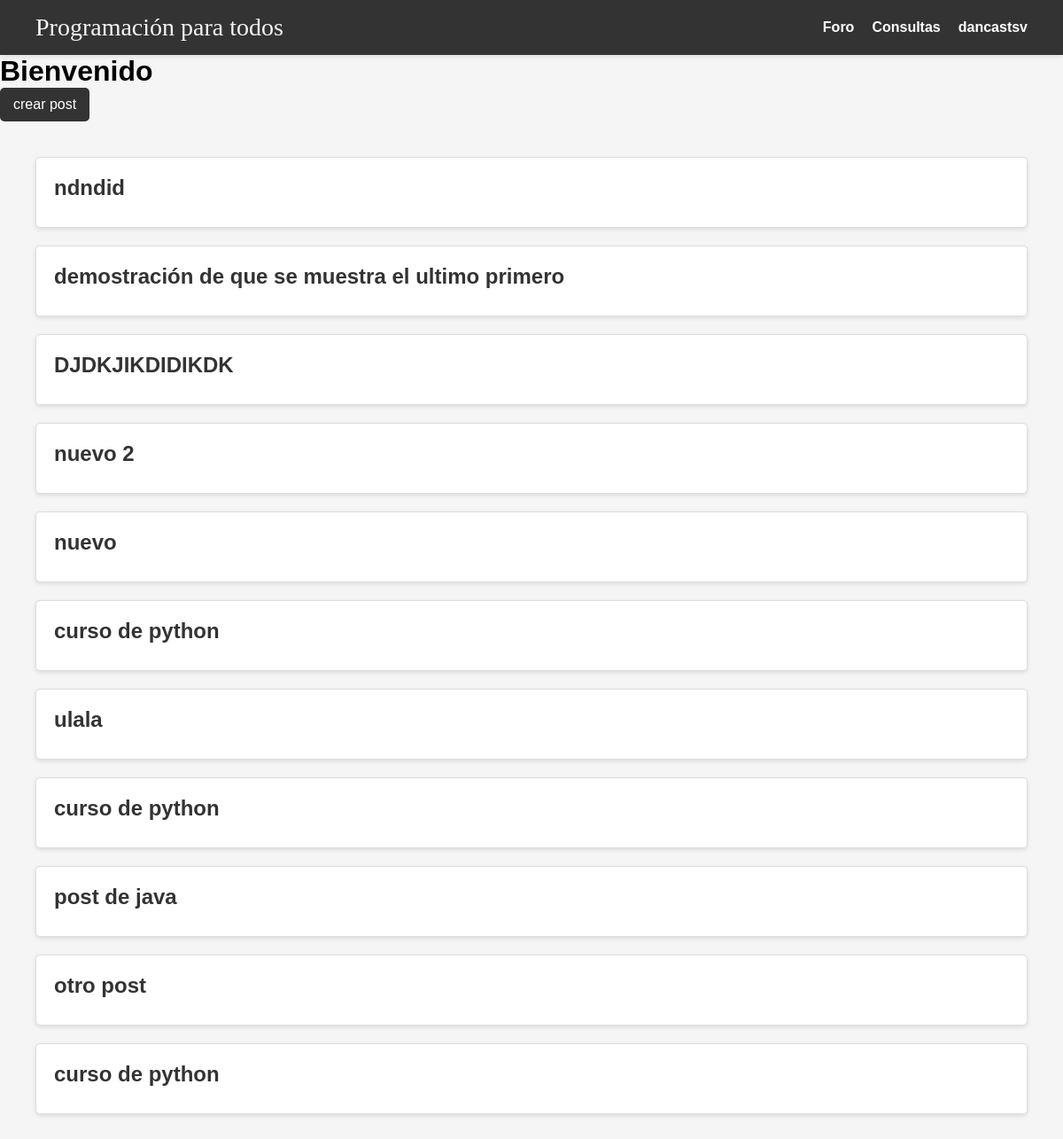
/foro/ (signed in), run on an earlier commit of the app's database.
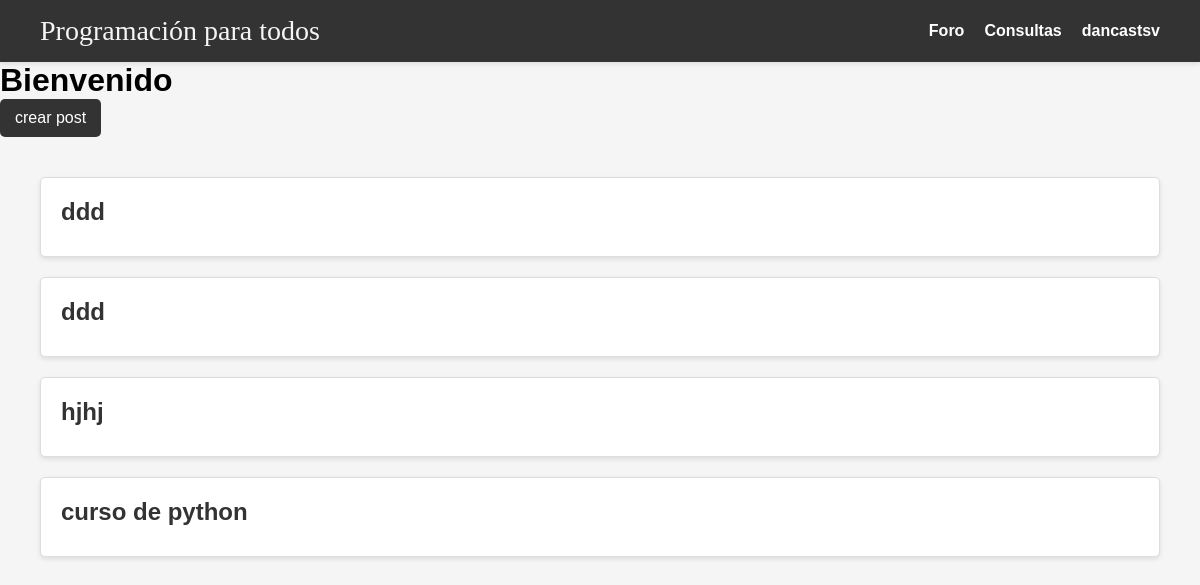
And on a later commit of the database.
### forum/models.py (models this page shows, shortened)
class Post(models.Model):
    title = models.CharField(max_length=100)
    slug = models.SlugField()
    created_on = models.DateTimeField(auto_now_add=True)
    content = models.TextField()
    likes = models.PositiveIntegerField(default=0)  # Agrega el campo likes

### forum/views.py (the view)
# urls.py: path('foro/', views.foro, name='foro'),
@login_required
def foro(request):
    post = Post.objects.all().order_by('-id')#hace que el post se muestre de manera ordenada
    return render(request, 'foro.html',{'post':post})

### forum/templates/foro.html (shortened to what this page needs)
{%load static%}
<!DOCTYPE html>
<html lang="es">
<head>
  <link rel="stylesheet" href="{% static 'css/foro.css' %}">
</head>
<body>
  <nav class="navbar">
    <div class="logo"><a href="{%url 'inicio'%}" class="papu">Programación para todos</a></div>
    <ul class="nav-list">
      <li><a href="#">Foro</a></li>
      <li><a href="#">Consultas</a></li>
      <li class="user-dropdown">
        <a href="#">{{request.user}}</a>
      </li>
    </ul>
  </nav>
  <div class="content">
    <h1>Bienvenido</h1>
    <a href="{% url 'create_post' %}" class="button">crear post</a>
  </div>
  <section class="post-list">
    {% for publicacion in post%}
      <a href="{% url 'post_details' publicacion.id %}" class="post-link">
        <h2>{{ publicacion.title }}</h2>
      </a>
    {% endfor %}
  </section>
</body>
</html>

### static/css/foro.css (style rules this page uses)
* { margin: 0; padding: 0; box-sizing: border-box; }
body { font-family: Arial, sans-serif; background-color: #f5f5f5; }
.navbar { background-color: #333; color: white; display: flex; justify-content: space-between; align-items: center; padding: 15px 40px; box-shadow: 0 2px 5px rgba(0, 0, 0, 0.1); }
.logo { font-family: 'Pacifico', cursive; font-size: 28px; }
.papu { text-decoration: none; color: #f5f5f5; transition: color 0.3s; }
.nav-list { list-style: none; display: flex; }
.nav-list li { margin-right: 20px; }
.nav-list li:last-child { margin-right: 0; }
.nav-list a { text-decoration: none; color: white; font-weight: bold; transition: color 0.3s; }
.user-dropdown { position: relative; }
.button { display: inline-block; background-color: #333; color: white; padding: 10px 15px; border-radius: 5px; text-decoration: none; transition: background-color 0.3s; }
.post-list { padding: 40px; }
.post-link { display: block; background-color: white; border: 1px solid #ddd; padding: 20px; margin-bottom: 20px; border-radius: 5px; box-shadow: 0 2px 5px rgba(0, 0, 0, 0.1); text-decoration: none; color: #333; transition: transform 0.2s; }
.post-link h2 { font-size: 24px; margin-bottom: 10px; }

What changed in the data, as far as the page shows it:
removed Post: title "ndndid"
removed Post: title "demostración de que se muestra el ultimo primero"
removed Post: title "DJDKJIKDIDIKDK"
removed Post: title "nuevo 2"
removed Post: title "nuevo"
removed Post: title "ulala"
removed Post: title "curso de python"
removed Post: title "post de java"
removed Post: title "otro post"
removed Post: title "curso de python"
added Post: title "ddd"
added Post: title "ddd"
added Post: title "hjhj"
